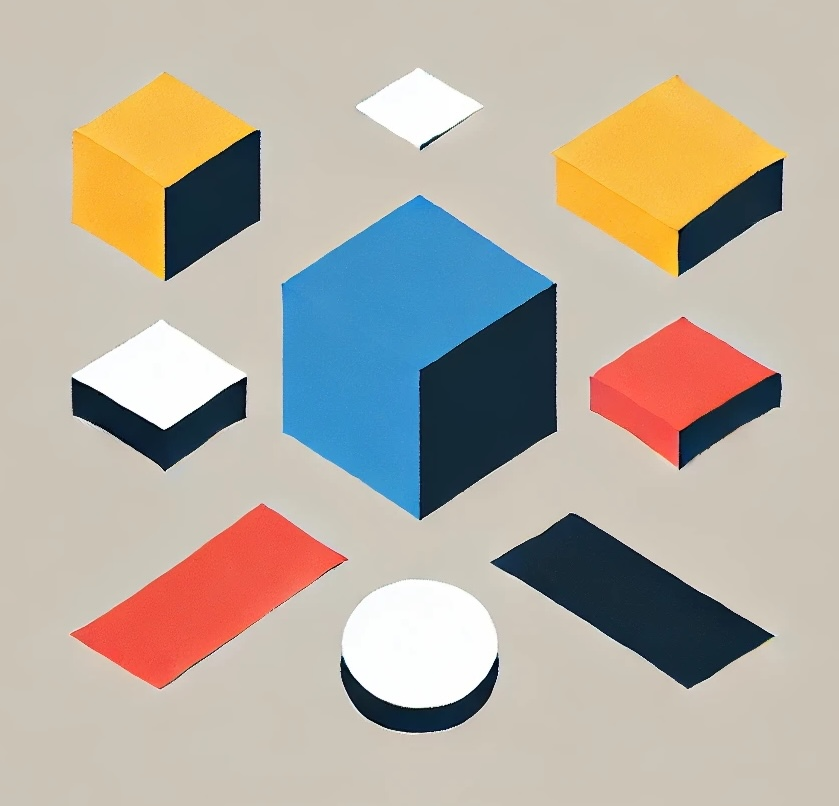
#> input picture image.png, 839 x 806 px
$ python app.py
#> lines starting #> are read from the running program, lines starting #| are printed output that depends on the picture; after the words box and inside, x2 and y2 are one past the last pixel; in counts of white or black regions, pixels touching at a corner belong together
import numpy as np
import matplotlib.pyplot as plt
from skimage.measure import find_contours


# Loading the Image
image = plt.imread("image.png")
#> image is the input picture: shape (806, 839, 4) float32; mean R, G, B, A 0.716, 0.684, 0.637, 1

# Converting the image into GrayScale
def rgb_to_gray(img: np.array) -> np.array:
    r, g, b, = img[:, :, 0], img[:, :, 1], img[:, :, 2]
#> r: shape (806, 839) float32; every value is 1
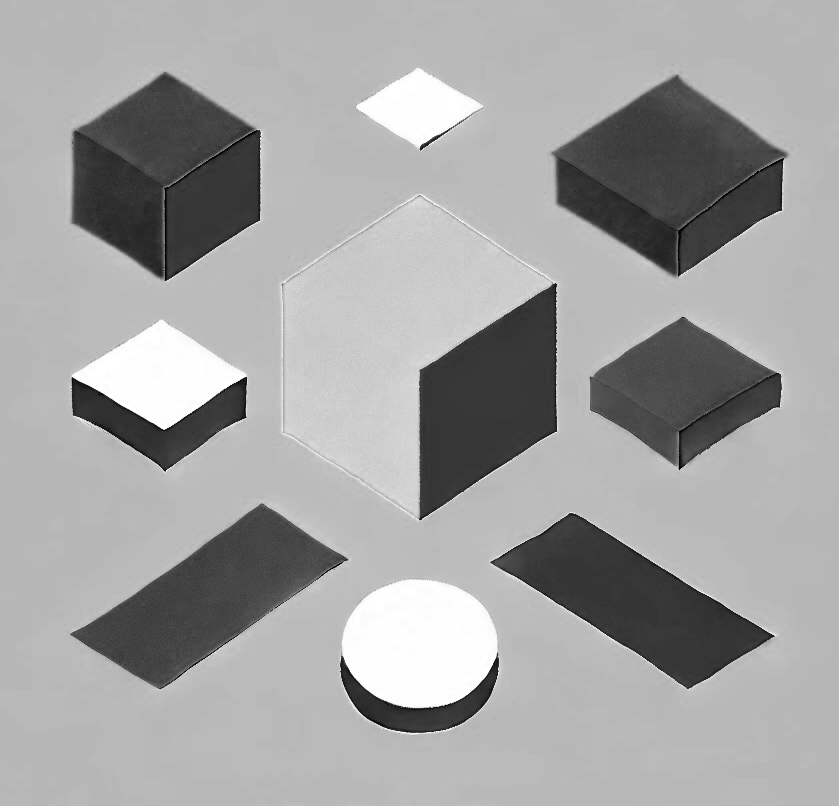
#> g: shape (806, 839) float32; min 0, max 1, mean 0.637
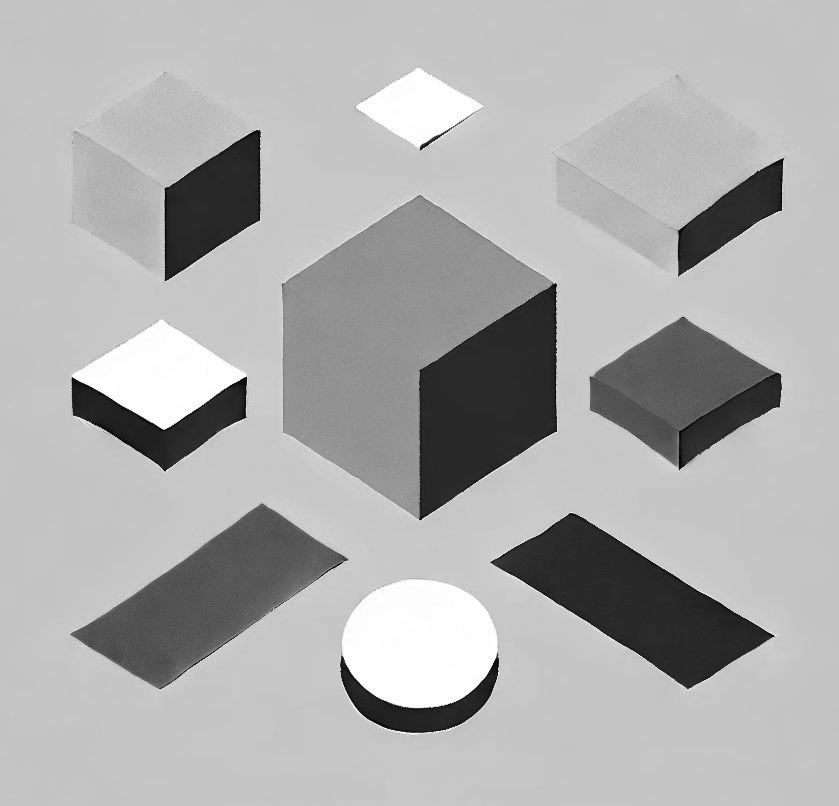
#> b: shape (806, 839) float32; min 0, max 1, mean 0.683
    return 0.299 * r + 0.587 * g + 0.114 * b
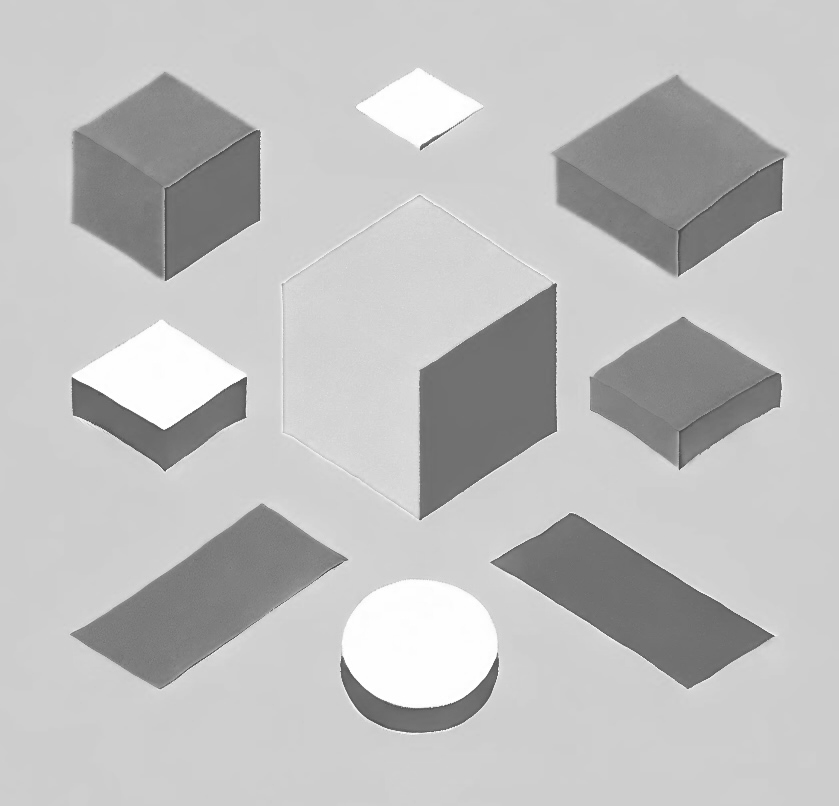
#> returned value: shape (806, 839) float32; min 0.299, max 1, mean 0.751

# Reversing the channels Increases the quality as well
image_gray = rgb_to_gray(image[..., ::-1])

# Convolution
def convolve2d(src: np.array, k: np.array) -> np.array:
    ih, iw = src.shape
#> ih = 806; iw = 839
    kh, kw = k.shape
    oh, ow = ih - kh + 1 , iw - kw + 1
#> oh = 804; ow = 837
    output = np.zeros((oh, ow))

    for x in range(ow):
        for y in range(oh):
            output[y, x] = np.sum(src[y:y + kh, x:x + kw] * k)

    return output

# Gaussian Filter
def gaussian_filter(img: np.array, kernel_size: tuple[int, int], sigma: float) -> np.array:
    kernel = np.fromfunction(
        lambda x, y : np.exp(-(x**2 + y**2) / (2 * sigma**2)) / (2 * np.pi * sigma**2),
        kernel_size
    )
    k = kernel / np.sum(kernel)
    return convolve2d(img, k)

blured_image = gaussian_filter(image_gray, (3,3), 1)

# Sobel Edge Detection
def sobel_edge_detection(img: np.array):
    Gx = np.array(
        [
            [-1, 0, 1],
            [-2, 0, 2],
            [-1, 0, 1],
        ]
    )
    Gy = Gx.T
    gradient_magnitude = np.sqrt(convolve2d(img, Gx) ** 2 + convolve2d(img, Gy) ** 2)
#> after the loop in convolve2d (call 2), `for x in range(ow):`:
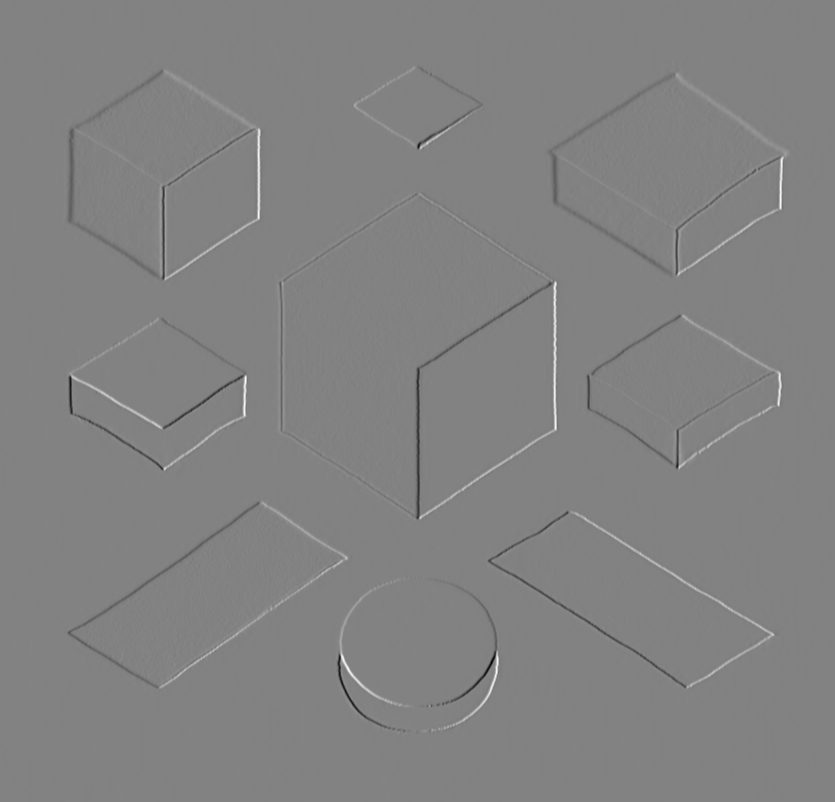
#> output: shape (802, 835) float64; min -2.04, max 1.96, mean 1.1e-07; drawn with min black and max white
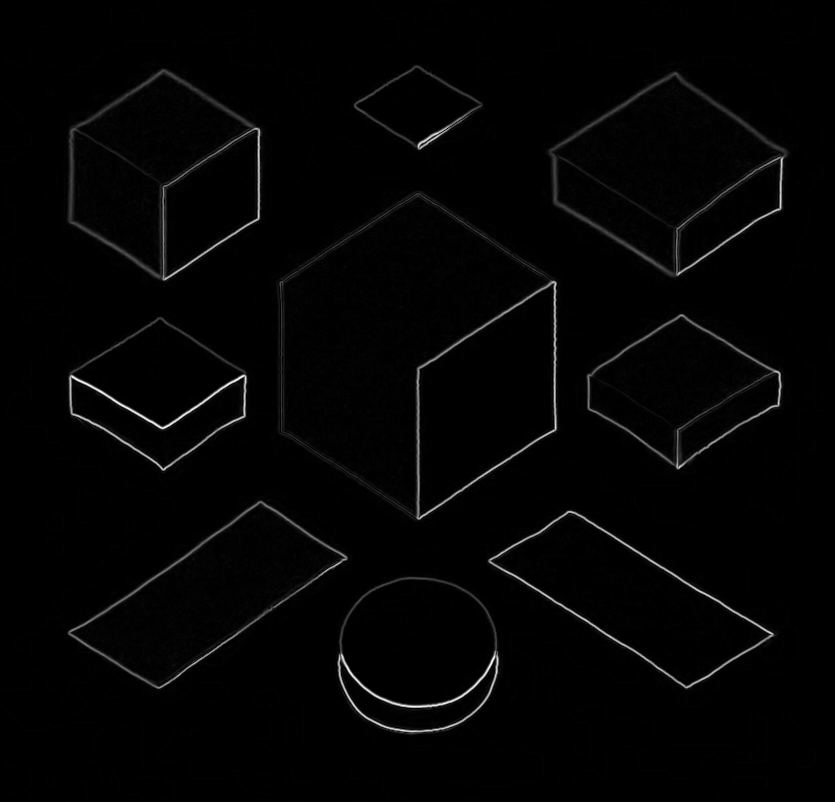
#> gradient_magnitude: shape (802, 835) float64; min 0, max 2.19, mean 0.0352; drawn with min black and max white
    return 255 * gradient_magnitude / np.max(gradient_magnitude)
#> returned value: shape (802, 835) float64

# Thresholding
def threshold(img: np.array, thresh: float) -> np.array:
#> called with thresh = 10
    return np.where(img > thresh, 255, 0)
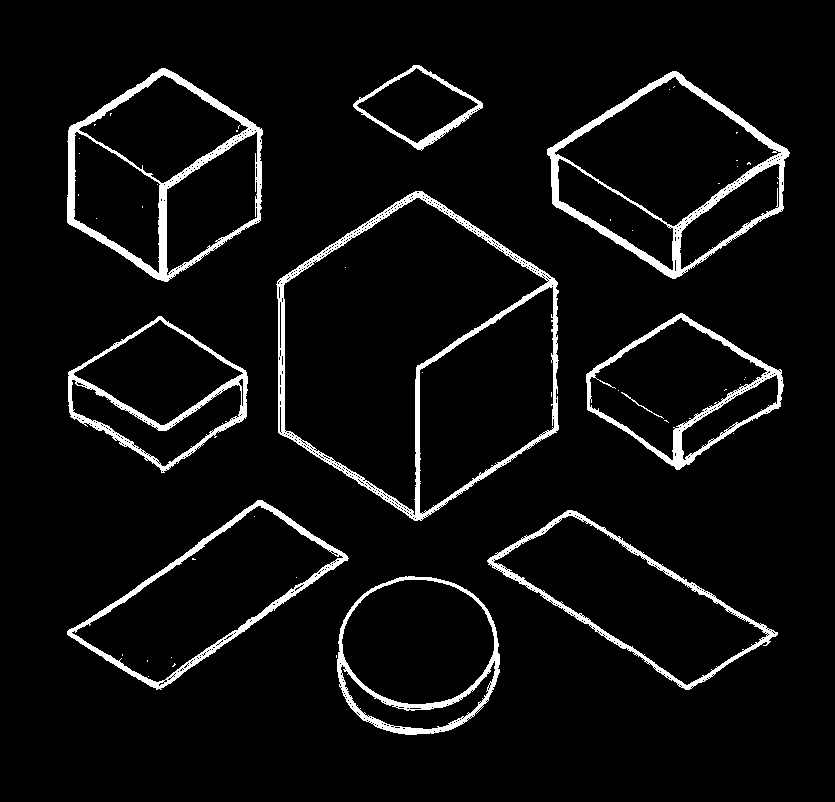
#> returned value: shape (802, 835) int64; 5.6% white; 49 white regions (39 under 20 px), largest, box (x1, y1, x2, y2) and area: (276, 191, 559, 521) 6830, (547, 71, 790, 279) 5878, (67, 68, 263, 282) 5814


# Detecting the edges
edges = sobel_edge_detection(blured_image)
thresh = threshold(edges, 10)

# FiDetectingnding the Counrours
countors = find_contours(thresh)
#> countors = 863 point arrays, longest 1391 points

# Finding the countour with max coords point
max_polygon = max(countors, key=len)
#> max_polygon = 1391 pairs, first value 190.5 to 520.5, second value 275.5 to 558.5

# Ploting the result
fig, axes = plt.subplots(1, 3, figsize=(15,8))

axes[0].imshow(image)
axes[0].set_title("Original Image")

axes[1].imshow(thresh, cmap="gray")
axes[1].set_title("Detected Edges")

axes[2].imshow(np.zeros(thresh.shape), cmap="gray")
axes[2].plot(max_polygon[:, 1], max_polygon[:, 0], linewidth=1, color='red')
axes[2].set_title("Biggest Polygon")

plt.show()
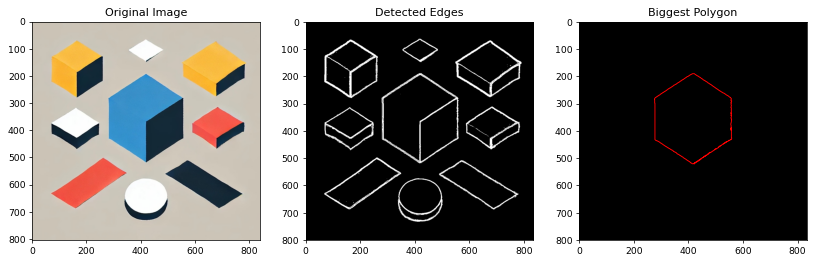
#> figure drawn by matplotlib, 3 panels
